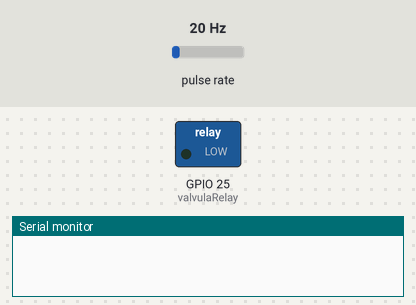
Recording of a sketch running on a simulated ESP32. Parts: switched loads named in the sketch (green lamp = pin HIGH), the last lines printed to the serial monitor. Wiring (inferred from the names in the program): pulse sensor: data GPIO 14. Inputs (shaded band) come from the test bench; at power-on: pulse rate 20 Hz.

Above: at 0.1 s.
At 3.9 s:
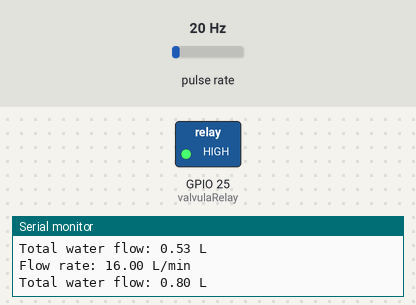
Timing chart, 0 to 5.4 s (numbered marks = the images above):
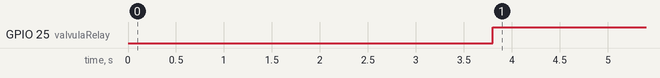

Measured:
- by itself, GPIO 25 (valvulaRelay): LOW → HIGH at 3.8 s

The sketch:

test_Caudalimetro.ino
```cpp
volatile double waterFlow;       // Total amount of water passed through the flowmeter
volatile int pulseCount;         // Number of pulses counted within the time interval
const int caudalimetro = 14;
const int valvulaRelay = 25;
double flowRate;                 // Flow rate in liters per minute (L/min)
unsigned long previousMillis = 0;  // Store the last time the flow rate was calculated
const unsigned long interval = 1000;  // Time interval for calculating flow rate (1 second)

// Interrupt function to count pulses
void IRAM_ATTR pulse() {
  pulseCount++;
  waterFlow += 1.0 / 75.0;  // 75 pulses = 1L (refer to product specification)
}

void setup() {
  Serial.begin(9600);  // Set baud rate for serial communication
  waterFlow = 0;
  pulseCount = 0;
  pinMode(valvulaRelay, OUTPUT);
  pinMode(caudalimetro, INPUT);  // Set GPIO caudalimetro as input
  attachInterrupt(digitalPinToInterrupt(caudalimetro), pulse, RISING);  // Attach interrupt to GPIO caudalimetro
}

void loop() {
  unsigned long currentMillis = millis();

  // Calculate flow rate every 1 second
  if (currentMillis - previousMillis >= interval) {
    previousMillis = currentMillis;

    // Calculate flow rate (L/min) based on the pulse count in the last second
    flowRate = (pulseCount / 75.0) * 60.0;  // 75 pulses = 1L, convert to liters per minute

    // Reset the pulse count for the next interval
    pulseCount = 0;

    // Print the real-time flow rate
    Serial.print("Flow rate: ");
    Serial.print(flowRate);
    Serial.println(" L/min");

    // Print the total water passed through the flowmeter
    Serial.print("Total water flow: ");
    Serial.print(waterFlow);
    Serial.println(" L");
  }


  // Control the relay based on total water flow
  if (waterFlow >= 1) {
    digitalWrite(valvulaRelay, HIGH);
  } else {
    digitalWrite(valvulaRelay, LOW);
  }

  //delay(500);  // Delay for 500ms to slow down serial output (not related to flow rate calculation)
}
```
